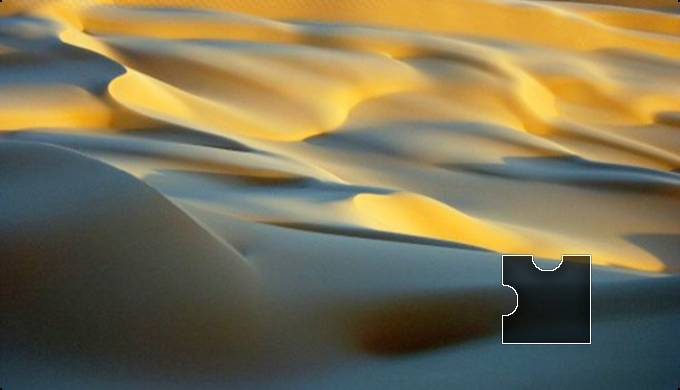
#> input picture source2.jpg, 680 x 390 px, found by its file name
$ python slide_captcha.py
#> lines starting #> are read from the running program, lines starting #| are printed output that depends on the picture; after the words box and inside, x2 and y2 are one past the last pixel; in counts of white or black regions, pixels touching at a corner belong together
#> in test_captcha, img0 is the input picture: shape (390, 680, 3); mean B, G, R 83.2, 113.6, 123.1
# coding=utf-8

import cv2 as cv


def get_pos(image):
    blurred = cv.GaussianBlur(image, (5, 5), 0)
    canny = cv.Canny(blurred, 250, 500)
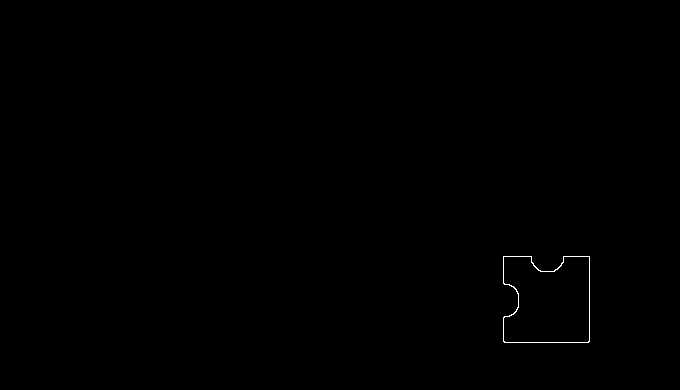
#> canny: shape (390, 680); 0.15% white in thin lines or dots, all inside (x1, y1, x2, y2) = (503, 256, 590, 343)
    contours, hierarchy = cv.findContours(canny, cv.RETR_EXTERNAL, cv.CHAIN_APPROX_SIMPLE)
#> contours = 1 contour; box (x1, y1, x2, y2) and area: (503, 256, 590, 343) 6598
    for i, contour in enumerate(contours):
        M = cv.moments(contour)
        if M['m00'] == 0:
            cx = cy = 0
        else:
            cx, cy = M['m10'] / M['m00'], M['m01'] / M['m00']
        if 6000 < cv.contourArea(contour) < 9000 and 370 < cv.arcLength(contour, True) < 390:
            if cx < 400:
                continue
            x, y, w, h = cv.boundingRect(contour)  # 外接矩形
            #21 22行用于展示轮廓效果，，
            #cv.rectangle(image, (x, y), (x + w, y + h), (0, 0, 255), 2)
            #cv.imshow('image', image)
            return x
#> this loop made 1 pass
#> (cx, cy, x, y, w, h) on pass 1: (548.2, 301.1, 503, 256, 87, 87)
    for i, contour in enumerate(contours):
        M = cv.moments(contour)
        if M['m00'] == 0:
            cx = cy = 0
        else:
            cx, cy = M['m10'] / M['m00'], M['m01'] / M['m00']
        if cx < 400:
            continue
        x, y, w, h = cv.boundingRect(contour)  # 外接矩形
        area = w*h
        length = 2*w+2*h
        print("{} {}".format(area, length))
        if 6000 < area < 9000 and 370 < length < 390:
            #38 39行用于展示轮廓效果
            #cv.rectangle(image, (x, y), (x + w, y + h), (0, 0, 255), 2)
            #cv.imshow('image', image)
            return x
    return 0


def test_captcha():
    base = "D:\\WorkspacePython\\slide_captcha_cracker\\"
    img0 = cv.imread(base+'source2.jpg')
    pos_x = get_pos(img0)
#> pos_x = 503
    print("pos_x:"+str(pos_x))
#| pos_x:503
    cv.waitKey(0)
    cv.destroyAllWindows()

if __name__ == "__main__":
    test_captcha()

$ run again, with source10.jpg copied over source2.jpg
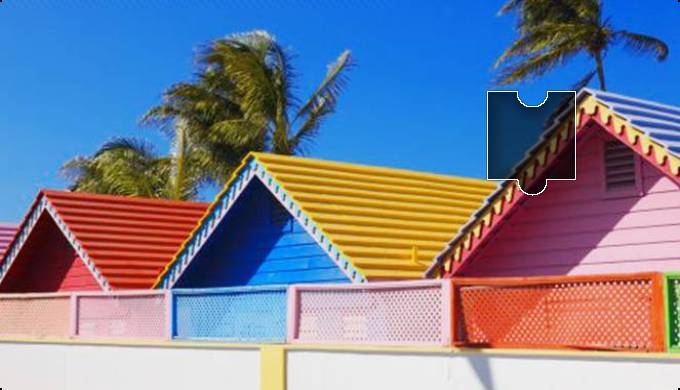
#> input picture source10.jpg, 680 x 390 px, found by its file name
#> in test_captcha, img0 is the input picture: shape (390, 680, 3); mean B, G, R 149.9, 127.4, 120.7
#> in get_pos, `canny = cv.Canny(blurred, 250, 500)`:
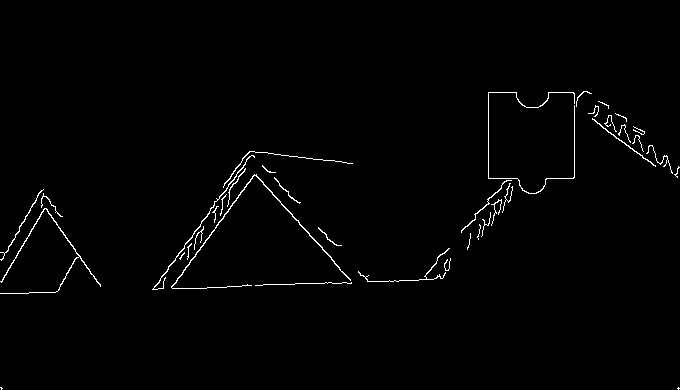
#> canny: shape (390, 680); 1.2% white in thin lines or dots, all inside (x1, y1, x2, y2) = (0, 91, 680, 390)
#> contours = 38 contours, 28 with area under 20; largest, box (x1, y1, x2, y2) and area: (171, 174, 351, 289) 175, (0, 208, 101, 294) 108, (152, 155, 255, 290) 86, (592, 118, 656, 167) 46, (461, 180, 512, 233) 40
#> the loop in get_pos, `for i, contour in enumerate(contours):` made 38 passes
#> (contour, cx, cy) on pass 1: ([[678, 387], [677, 388], [678, 389], [679, 388]], 678, 388)
#> the loop in get_pos, `for i, contour in enumerate(contours):` made 37 passes
#> (cx, cy, x, y, w, h, area, length) on passes 4, 6, 8, 11, 12, 15, 19, 20: (445.8, 263.7, 444, 258, 7, 13, 91, 40), (423.6, 267, 358, 248, 92, 34, 3128, 252), (467.5, 247, 467, 233, 4, 17, 68, 42), (478.5, 230.5, 477, 224, 4, 16, 64, 40), (485.4, 222.2, 481, 212, 10, 25, 250, 70), (496.5, 205.4, 491, 199, 11, 27, 297, 76), (508.2, 191.9, 502, 183, 11, 30, 330, 82), (483.2, 206.4, 461, 180, 51, 53, 2703, 208)
#> (printed output is left out)
#> pos_x = 488
#| pos_x:488
